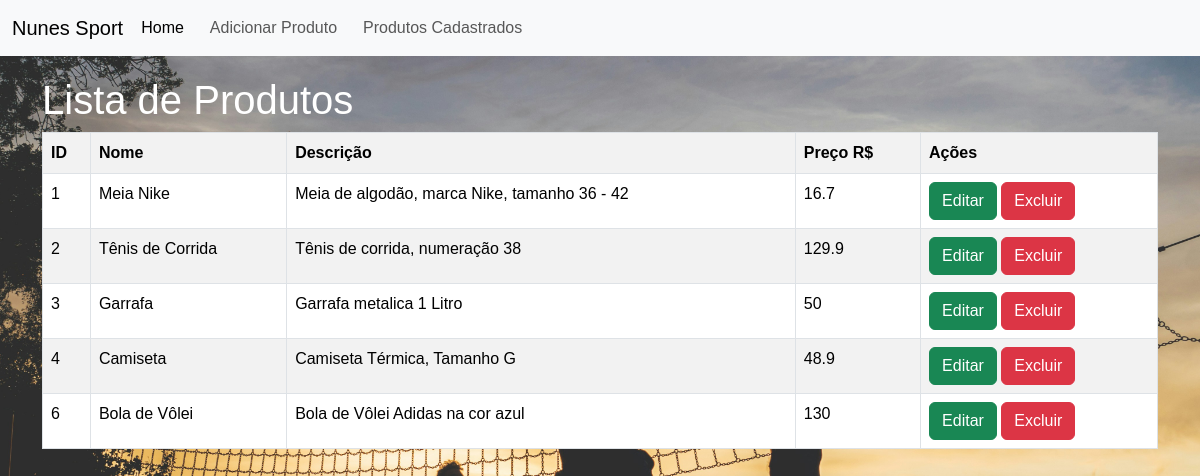
Page /?page=listar on the committed database.
### tables this page shows
CREATE TABLE `produtos` (
  `nome` varchar(45) NOT NULL,
  `id` int(11) NOT NULL,
  `descricao` varchar(300) NOT NULL,
  `preco` double NOT NULL
);

### listar-produtos.php (the view)
<h1>Lista de Produtos</h1>
<?php
    $sql = "SELECT * FROM produtos";
    $res = $conn->query($sql);
    $qtd = $res->num_rows;
    if($qtd > 0){
        print "<table class='table table-hover table-striped table-bordered'>";
        print "<tr>";
        print "<th>ID</th>";
        print "<th>Nome</th>";
        print "<th>Descrição</th>";
        print "<th>Preço R$</th>";
        print "<th>Ações</th>";
        print "</tr>";
        while($row = $res->fetch_object()){
            print "<tr>";
            print "<td>".$row->id."</td>";
            print "<td>".$row->nome."</td>";
            print "<td>".$row->descricao."</td>";
            print "<td>".$row->preco."</td>";
            print "<td>
                   <button onclick=\"location.href='?page=editar&id=".$row->id."';\" class='btn btn-success'>Editar</button>
                   <button onclick=\"if(confirm('Tem certeza que deseja excluir?')){location.href='?page=salvar&acao=excluir&id=".$row->id."';}else{return false;}\"
                        class='btn btn-danger'>Excluir</button>
                </td>";
            print "</tr>";
        }
        print "</table>";
    }
    else{
        print "<p class='alert alert-danger'>Nenhum produto foi encontrado!</p>";
    }
?>

### index.php (shortened to what this page needs)
<!doctype html>
<html lang="pt-BR">
  <head>
    <link href="css/bootstrap.min.css" rel="stylesheet">
  </head>
  <body>
    <nav class="navbar navbar-expand-lg bg-body-tertiary">
    <div class="container-fluid">
        <a class="navbar-brand" href="#">Nunes Sport</a>
        <div class="collapse navbar-collapse" id="navbarSupportedContent">
        <ul class="navbar-nav me-auto mb-2 mb-lg-0">
            <li class="nav-item">
            <a class="nav-link active" aria-current="page" href="index.php">Home</a>
            </li>
            <li class="nav-item">
            <a class="nav-link" href="?page=novo">Adicionar Produto</a>
            </li>
            <li class="nav-item">
            <a class="nav-link" href="?page=listar">Produtos Cadastrados</a>
            </li>
        </ul>
        </div>
    </div>
    </nav>
    <div class="container">
            <?php
                include("config.php");
                switch(@$_REQUEST["page"]){
                    case "listar":
                        include("listar-produtos.php");
                    break;
                }
            ?>
            </div>
  </body>
</html>

### index.php (style rules this page uses)
body { background-image: url('img-fundo.jpg'); background-size: cover; background-position: center; background-repeat: no-repeat; height: 100vh; margin: 0; }
.navbar { margin-bottom: 20px; }
.navbar-brand, .nav-link { margin-right: 10px; }
body { font-family: Verdana, sans-serif; }
h1 { color: white; font-family: Verdana, sans-serif; }

### rows in the picture
produtos: id "1", nome "Meia Nike", descricao "Meia de algodão, marca Nike, tamanho 36 - 42", preco "16.7"
produtos: id "2", nome "Tênis de Corrida", descricao "Tênis de corrida, numeração 38", preco "129.9"
produtos: id "3", nome "Garrafa", descricao "Garrafa metalica 1 Litro", preco "50"
produtos: id "4", nome "Camiseta", descricao "Camiseta Térmica, Tamanho G", preco "48.9"
produtos: id "6", nome "Bola de Vôlei", descricao "Bola de Vôlei Adidas na cor azul", preco "130"
